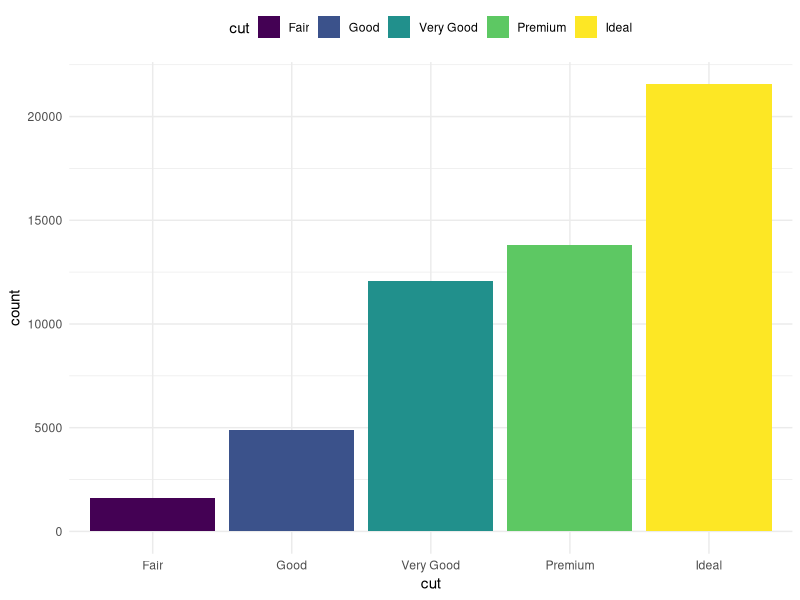
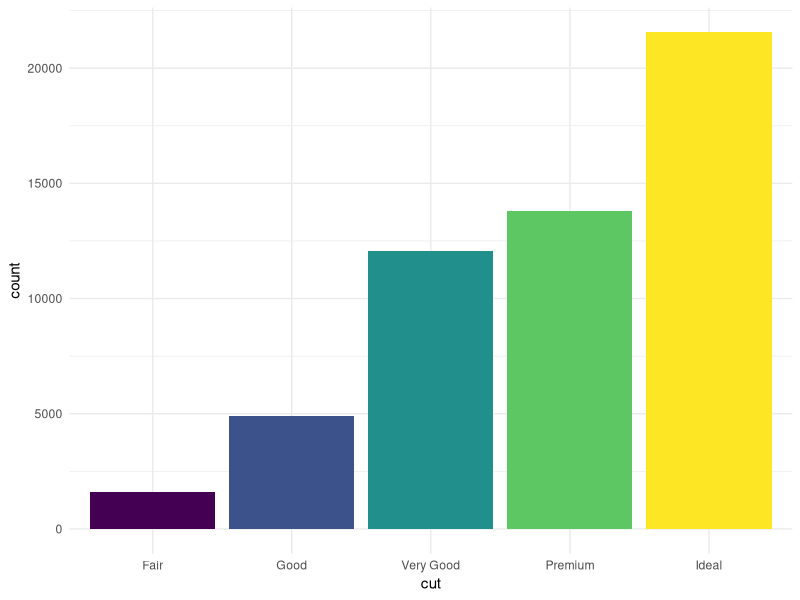
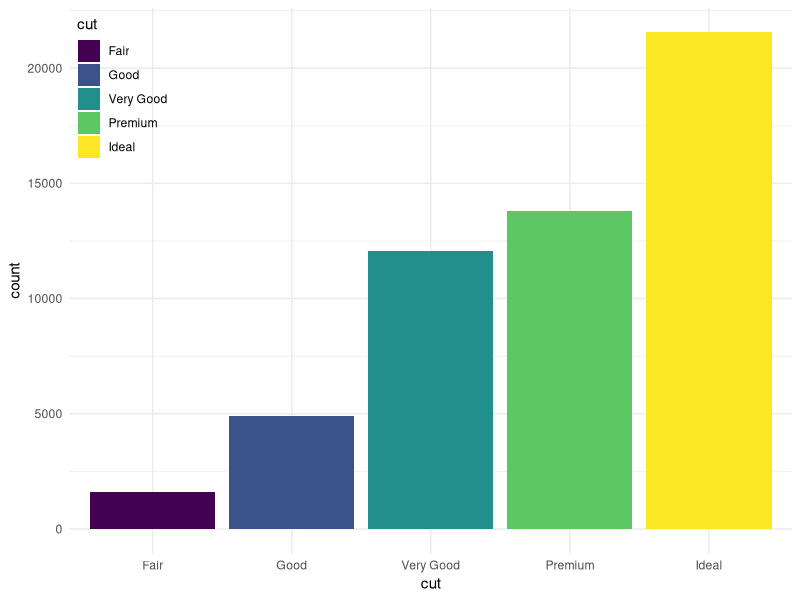

Here is the R script that generated these plots, in order:
library(tidyverse)
theme_set(theme_minimal())

ggplot(diamonds, aes(x = cut, fill = cut)) +
  geom_bar() +
  theme(legend.position = "top")

ggplot(diamonds, aes(x = cut, fill = cut)) +
  geom_bar() +
  theme(legend.position = "none")

ggplot(diamonds, aes(x = cut, fill = cut)) +
  geom_bar() +
  theme(legend.position = c(0, 1),
        legend.justification = c(0, 1))
